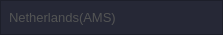
<?xml version="1.0" encoding="UTF-8"?>
<ui version="4.0">
 <class>LocationItemView</class>
 <widget class="QWidget" name="LocationItemView">
  <property name="geometry">
   <rect>
    <x>0</x>
    <y>0</y>
    <width>223</width>
    <height>35</height>
   </rect>
  </property>
  <property name="windowTitle">
   <string>Form</string>
  </property>
  <layout class="QVBoxLayout" name="verticalLayout">
   <property name="spacing">
    <number>0</number>
   </property>
   <property name="leftMargin">
    <number>0</number>
   </property>
   <property name="topMargin">
    <number>0</number>
   </property>
   <property name="rightMargin">
    <number>0</number>
   </property>
   <property name="bottomMargin">
    <number>0</number>
   </property>
   <item>
    <layout class="QHBoxLayout" name="horizontalLayout">
     <property name="spacing">
      <number>0</number>
     </property>
     <item>
      <widget class="QFrame" name="frame">
       <property name="styleSheet">
        <string notr="true">QFrame
{
background-color:#262836;
}</string>
       </property>
       <property name="frameShape">
        <enum>QFrame::StyledPanel</enum>
       </property>
       <property name="frameShadow">
        <enum>QFrame::Raised</enum>
       </property>
       <layout class="QHBoxLayout" name="horizontalLayout_2">
        <property name="spacing">
         <number>0</number>
        </property>
        <property name="leftMargin">
         <number>0</number>
        </property>
        <property name="topMargin">
         <number>0</number>
        </property>
        <property name="rightMargin">
         <number>0</number>
        </property>
        <property name="bottomMargin">
         <number>0</number>
        </property>
        <item>
         <widget class="QLabel" name="location_txt">
          <property name="font">
           <font>
            <pointsize>10</pointsize>
           </font>
          </property>
          <property name="styleSheet">
           <string notr="true">QLabel {


color:#535454;
padding:5px;
}</string>
          </property>
          <property name="text">
           <string>Netherlands(AMS)              </string>
          </property>
         </widget>
        </item>
        <item>
         <widget class="QLabel" name="location_img">
          <property name="styleSheet">
           <string notr="true">QLabel
{
image: url(:/resources/img/locationoff.PNG);
}</string>
          </property>
          <property name="text">
           <string/>
          </property>
          <property name="alignment">
           <set>Qt::AlignLeading|Qt::AlignLeft|Qt::AlignVCenter</set>
          </property>
         </widget>
        </item>
       </layout>
      </widget>
     </item>
    </layout>
   </item>
  </layout>
 </widget>
 <resources/>
 <connections/>
</ui>
